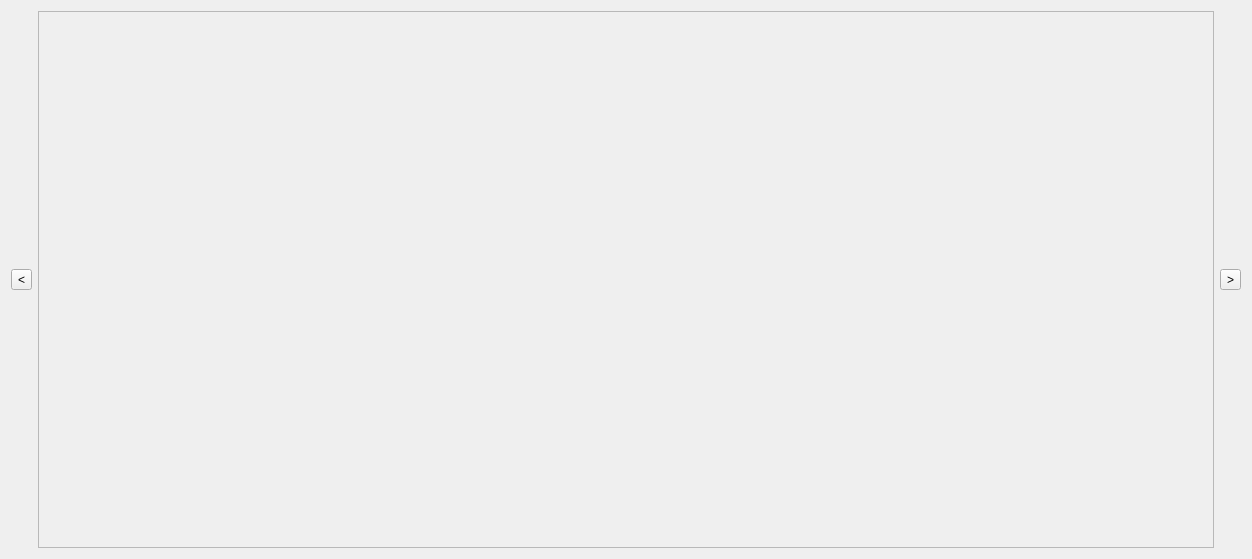
<?xml version="1.0" encoding="UTF-8"?>
<ui version="4.0">
 <class>Apps</class>
 <widget class="QWidget" name="Apps">
  <property name="geometry">
   <rect>
    <x>0</x>
    <y>0</y>
    <width>1252</width>
    <height>559</height>
   </rect>
  </property>
  <property name="sizePolicy">
   <sizepolicy hsizetype="Expanding" vsizetype="Ignored">
    <horstretch>0</horstretch>
    <verstretch>0</verstretch>
   </sizepolicy>
  </property>
  <property name="windowTitle">
   <string/>
  </property>
  <property name="styleSheet">
   <string notr="true"/>
  </property>
  <layout class="QGridLayout" name="gridLayout">
   <item row="0" column="0">
    <layout class="QHBoxLayout" name="horizontalLayout">
     <property name="sizeConstraint">
      <enum>QLayout::SetNoConstraint</enum>
     </property>
     <item>
      <widget class="QToolButton" name="toolButton_Left">
       <property name="text">
        <string>&lt;</string>
       </property>
       <property name="icon">
        <iconset>
         <normaloff>../resources/images/icons/toolbutton_left.png</normaloff>../resources/images/icons/toolbutton_left.png</iconset>
       </property>
       <property name="iconSize">
        <size>
         <width>32</width>
         <height>32</height>
        </size>
       </property>
      </widget>
     </item>
     <item>
      <widget class="QScrollArea" name="scrollArea">
       <property name="styleSheet">
        <string notr="true"/>
       </property>
       <property name="verticalScrollBarPolicy">
        <enum>Qt::ScrollBarAlwaysOff</enum>
       </property>
       <property name="widgetResizable">
        <bool>true</bool>
       </property>
       <property name="alignment">
        <set>Qt::AlignCenter</set>
       </property>
       <widget class="QWidget" name="scrollAreaWidgetContents">
        <property name="geometry">
         <rect>
          <x>0</x>
          <y>0</y>
          <width>1120</width>
          <height>531</height>
         </rect>
        </property>
       </widget>
      </widget>
     </item>
     <item>
      <widget class="QToolButton" name="toolButton_Right">
       <property name="styleSheet">
        <string notr="true"/>
       </property>
       <property name="text">
        <string>&gt;</string>
       </property>
       <property name="icon">
        <iconset>
         <normaloff>../resources/images/icons/toolbutton_right.png</normaloff>../resources/images/icons/toolbutton_right.png</iconset>
       </property>
       <property name="iconSize">
        <size>
         <width>32</width>
         <height>32</height>
        </size>
       </property>
      </widget>
     </item>
    </layout>
   </item>
  </layout>
 </widget>
 <resources/>
 <connections/>
</ui>
